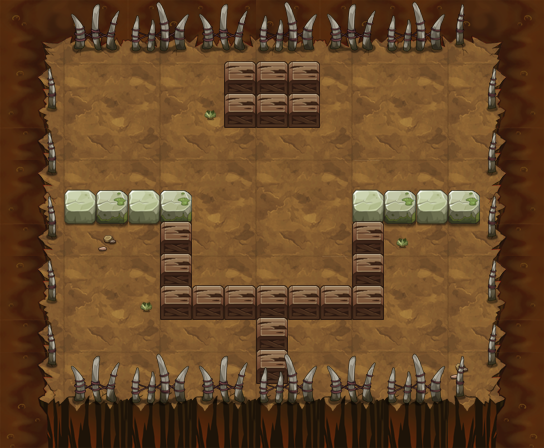

A level layout from a 2D game, rendered from its tile map. Below: a short description, then the map file with tile-grid data replaced by summaries:
An orthogonal 17x14 tile map with 32x32 px tiles, 14 tile layers (PASS, 块层 2, 块层 5, 块层 3, ...) and 7 objects (3x TRAP, 3x yjsw2, PLAYER).

<map version="1.0" orientation="orthogonal" width="17" height="14" tilewidth="32" tileheight="32">
 <properties>
  <property name="DESTRY1" value="25" />
  <property name="DESTRY2" value="27" />
  <property name="DESTRY_COUNT" value="2" />
  <property name="EXP" value="935" />
  <property name="ITEM" value="D034" />
  <property name="MONEY" value="1403" />
 </properties>
 <tileset firstgid="1" name="yjbl" tilewidth="32" tileheight="32">
  <image source="yjbl.png" width="450" height="600" />
 </tileset>
 <layer name="PASS" width="17" height="14">
  <data>[238 cells, 137 non-empty, 10 distinct tile ids]</data>
 </layer>
 <layer name="块层 2" width="17" height="14">
  <data>[238 cells, 238 non-empty, 31 distinct tile ids]</data>
 </layer>
 <layer name="块层 5" width="17" height="14">
  <data>[238 cells, 8 non-empty, 2 distinct tile ids]</data>
 </layer>
 <layer name="块层 3" width="17" height="14">
  <data>[238 cells, 64 non-empty, 12 distinct tile ids]</data>
 </layer>
 <layer name="块层 6" width="17" height="14">
  <data>[238 cells, 27 non-empty, 3 distinct tile ids]</data>
 </layer>
 <layer name="SHELTER 11" width="17" height="14">
  <data>[238 cells, 13 non-empty, 5 distinct tile ids]</data>
 </layer>
 <layer name="SHELTER 10" width="17" height="14">
  <data>[238 cells, 1 non-empty, 1 distinct tile ids]</data>
 </layer>
 <layer name="SHELTER 9" width="17" height="14">
  <data>[238 cells, 1 non-empty, 1 distinct tile ids]</data>
 </layer>
 <layer name="SHELTER 8" width="17" height="14">
  <data>[238 cells, 7 non-empty, 1 distinct tile ids]</data>
 </layer>
 <layer name="SHELTER 7" width="17" height="14">
  <data>[238 cells, 2 non-empty, 1 distinct tile ids]</data>
 </layer>
 <layer name="SHELTER 6" width="17" height="14">
  <data>[238 cells, 2 non-empty, 1 distinct tile ids]</data>
 </layer>
 <layer name="SHELTER 5" width="17" height="14">
  <data>[238 cells, 8 non-empty, 2 distinct tile ids]</data>
 </layer>
 <layer name="SHELTER 2" width="17" height="14">
  <data>[238 cells, 3 non-empty, 1 distinct tile ids]</data>
 </layer>
 <layer name="SHELTER 1" width="17" height="14">
  <data>[238 cells, 3 non-empty, 1 distinct tile ids]</data>
 </layer>
 <objectgroup name="对象层 1" width="17" height="14">
  <object name="PLAYER" type="PLAYER" x="128" y="64" width="32" height="32" />
  <object name="liusha" type="TRAP" x="256" y="192" width="32" height="32">
   <properties>
    <property name="lua_ai" value="trap_mire_ai" />
    <property name="trap_ani" value="liusha.actor" />
    <property name="trap_floor" value="true" />
    <property name="trap_sh" value="1" />
    <property name="trap_sw" value="1" />
   </properties>
  </object>
  <object name="yjsw2" x="128" y="288" width="32" height="32">
   <properties>
    <property name="lua_ai" value="monster_yjsw_ai" />
    <property name="quality" value="yjsw2.quality" />
   </properties>
  </object>
  <object name="yjsw2" x="384" y="320" width="32" height="32">
   <properties>
    <property name="lua_ai" value="monster_yjsw_ai" />
    <property name="quality" value="yjsw2.quality" />
   </properties>
  </object>
  <object name="yjsw2" x="416" y="160" width="32" height="32">
   <properties>
    <property name="lua_ai" value="monster_yjsw_ai" />
    <property name="quality" value="yjsw2.quality" />
   </properties>
  </object>
  <object name="zi_dan_left1" type="TRAP" x="352" y="160" width="32" height="32">
   <properties>
    <property name="trap_ani" value="fire_cat_left.actor" />
    <property name="trap_delay" value="2" />
    <property name="trap_id" value="0" />
    <property name="trap_script" value="trap(&quot;zi_dan_left1&quot;):setAtkPower(target(&quot;PLAYER&quot;):getHP()*0.1);trap(&quot;zi_dan_left1&quot;):turnLeft(); trap(&quot;zi_dan_left1&quot;):getAI():getActions():addObject( AIUseSkill:create(   SkillLua:create(&quot;skill_0001&quot;)  )  );" />
    <property name="trap_start_mode" value="2" />
    <property name="trap_state" value="open" />
   </properties>
  </object>
  <object name="zi_dan_left2" type="TRAP" x="320" y="256" width="32" height="32">
   <properties>
    <property name="trap_ani" value="fire_cat_left.actor" />
    <property name="trap_delay" value="2" />
    <property name="trap_id" value="0" />
    <property name="trap_script" value="trap(&quot;zi_dan_left2&quot;):setAtkPower(target(&quot;PLAYER&quot;):getHP()*0.1);trap(&quot;zi_dan_left2&quot;):turnLeft(); trap(&quot;zi_dan_left2&quot;):getAI():getActions():addObject( AIUseSkill:create(   SkillLua:create(&quot;skill_0001&quot;)  )  );" />
    <property name="trap_start_mode" value="2" />
    <property name="trap_state" value="open" />
   </properties>
  </object>
 </objectgroup>
</map>
